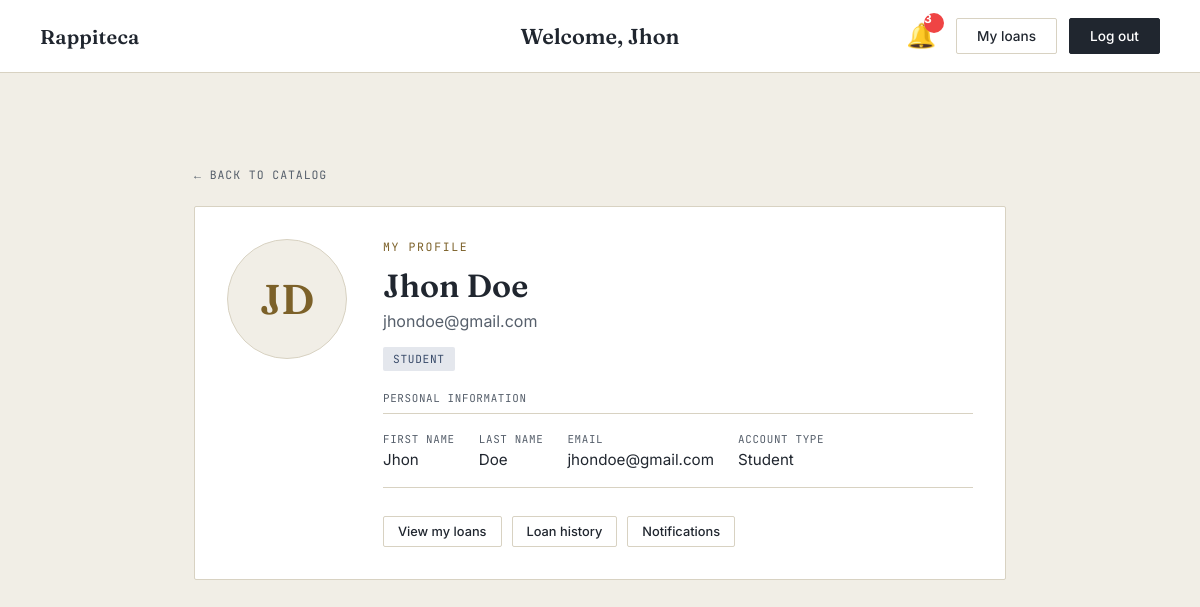
Page /accounts/profile/ (signed in) on the committed database.
### accounts/models.py (models this page shows, shortened)
class User(models.Model):
    name = models.CharField(max_length=100)
    last_name = models.CharField(max_length=100)
    email = models.EmailField(unique=True)
    password = models.CharField(max_length=128)
    role = models.CharField(max_length=5, default='stu')

### accounts/fr21_profile.py (the view)
# urls.py: path('profile/', fr21_profile.profile_view, name='profile'),
def profile_view(request):
    current_user = _usuario_actual(request)
    if not current_user:
        return redirect('login')
    initials = f'{current_user.name[:1]}{current_user.last_name[:1]}'.upper()
    contexto = {
        'current_user': current_user,
        'full_name': f'{current_user.name} {current_user.last_name}'.strip(),
        'initials': initials,
        'role_label': ROLE_LABELS.get(current_user.role, current_user.role),
    }
    return render(request, 'fr21_profile.html', contexto)

### accounts/views.py (called while the page is built)
def _usuario_actual(request):
    current_user = None
    user_id = request.session.get('user_id')
    if user_id:
        try:
            current_user = User.objects.get(id=user_id)
        except User.DoesNotExist:
            request.session.flush()
    return current_user

### accounts/templates/fr21_profile.html (shortened to what this page needs)
{% load static %}
<!DOCTYPE html>
<html lang="en">
<head>
  <link rel="stylesheet" href="{% static 'catalog/css/style.css' %}">
</head>
<body>
  <header class="nav">
    <a href="{% url 'home' %}" class="nav-brand">Rappiteca</a>
    <div class="nav-center">
      <span class="nav-welcome">Welcome, {{ current_user.name }}</span>
    </div>
    <nav class="nav-actions">
      <div class="notification-icon-container">
        <a href="{% url 'notifications' %}" class="notification-icon">
          🔔
          <span class="notification-badge" id="notification-badge" style="display: none;">0</span>
        </a>
      </div>
      {% if current_user.role == 'adm' %}
        <a href="{% url 'gestionar_prestamos' %}" class="btn btn-ghost">Admin panel</a>
      {% else %}
        <a href="{% url 'user_loans' %}" class="btn btn-ghost">My loans</a>
      {% endif %}
      <a href="{% url 'logout' %}" class="btn btn-solid">Log out</a>
    </nav>
  </header>
  <main class="detail-main">
    <a href="{% url 'home' %}" class="detail-back">← Back to catalog</a>
    <div class="detail-card">
      <div class="profile-avatar" aria-hidden="true">{{ initials }}</div>
      <div class="detail-body">
        <p class="eyebrow">My profile</p>
        <h1 class="detail-title">{{ full_name }}</h1>
        <p class="detail-author">{{ current_user.email }}</p>
        <div class="detail-status">
          <span class="status-badge status-info">{{ role_label }}</span>
        </div>
        <h2 class="detail-section-title">Personal information</h2>
        <dl class="detail-facts">
          <div class="detail-fact">
            <dt>First name</dt>
            <dd>{{ current_user.name }}</dd>
          </div>
          <div class="detail-fact">
            <dt>Last name</dt>
            <dd>{{ current_user.last_name }}</dd>
          </div>
          <div class="detail-fact">
            <dt>Email</dt>
            <dd>{{ current_user.email }}</dd>
          </div>
          <div class="detail-fact">
            <dt>Account type</dt>
            <dd>{{ role_label }}</dd>
          </div>
        </dl>
        <div class="detail-actions">
          {% if current_user.role == 'adm' %}
            <a href="{% url 'gestionar_prestamos' %}" class="btn btn-ghost btn-small">Go to admin panel</a>
          {% else %}
            <a href="{% url 'user_loans' %}" class="btn btn-ghost btn-small">View my loans</a>
            <a href="{% url 'loan_history' %}" class="btn btn-ghost btn-small">Loan history</a>
          {% endif %}
          <a href="{% url 'notifications' %}" class="btn btn-ghost btn-small">Notifications</a>
        </div>
      </div>
    </div>
  </main>
</body>
</html>

### catalog/static/catalog/css/style.css (style rules this page uses)
:root { --ink: #20262F; --ink-soft: #565F6B; --paper: #F1EEE6; --paper-raised: #FFFFFF; --brass: #9A7B3C; --brass-deep: #7C6129; --line: #D8D2C2; --radius: 2px; }
* { box-sizing: border-box; }
body { margin: 0; background: var(--paper); color: var(--ink); font-family: 'Inter', sans-serif; min-height: 100vh; }
header.nav { display: flex; align-items: center; justify-content: space-between; padding: 18px 40px; border-bottom: 1px solid var(--line); background: var(--paper-raised); }
.nav-brand { font-family: 'Fraunces', serif; font-size: 1.25rem; font-weight: 600; letter-spacing: 0.01em; color: var(--ink); text-decoration: none; }
.nav-actions { display: flex; gap: 12px; }
.btn { font-family: 'Inter', sans-serif; font-size: 0.85rem; font-weight: 500; padding: 9px 20px; border-radius: var(--radius); text-decoration: none; transition: background 0.15s ease, color 0.15s ease, border-color 0.15s ease; }
.btn-ghost { color: var(--ink); border: 1px solid var(--line); background: transparent; }
.btn-solid { color: #fff; background: var(--ink); border: 1px solid var(--ink); }
main { max-width: 760px; margin: 0 auto; padding: 90px 24px 60px; text-align: center; }
.eyebrow { font-family: 'JetBrains Mono', monospace; font-size: 0.72rem; letter-spacing: 0.14em; text-transform: uppercase; color: var(--brass-deep); margin: 0 0 14px; }
header.nav { display: grid; grid-template-columns: 1fr auto 1fr; align-items: center; padding: 18px 40px; border-bottom: 1px solid var(--line); background: var(--paper-raised); }
.nav-brand { justify-self: start; font-family: 'Fraunces', serif; font-size: 1.25rem; font-weight: 600; letter-spacing: 0.01em; color: var(--ink); text-decoration: none; }
.nav-center { justify-self: center; }
.nav-welcome { font-family: 'Fraunces', serif; font-size: 1.35rem; font-weight: 600; color: var(--ink); }
.nav-actions { justify-self: end; display: flex; align-items: center; gap: 12px; }
.status-badge { font-family: 'JetBrains Mono', monospace; font-size: 0.7rem; letter-spacing: 0.06em; text-transform: uppercase; padding: 5px 10px; border-radius: var(--radius); white-space: nowrap; }
.status-info { background: #E4E7ED; color: #3A4C6B; }
.btn-small { padding: 7px 14px; font-size: 0.8rem; }
.detail-main { max-width: 860px; text-align: left; }
.detail-back { display: inline-block; font-family: 'JetBrains Mono', monospace; font-size: 0.72rem; letter-spacing: 0.08em; text-transform: uppercase; color: var(--ink-soft); text-decoration: none; margin-bottom: 24px; }
.detail-card { display: flex; gap: 36px; align-items: flex-start; background: var(--paper-raised); border: 1px solid var(--line); border-radius: var(--radius); padding: 32px; }
.detail-body { flex: 1; min-width: 0; }
.detail-title { font-family: 'Fraunces', serif; font-size: 2rem; font-weight: 600; line-height: 1.15; margin: 0 0 6px; }
.detail-author { font-size: 1rem; color: var(--ink-soft); margin: 0 0 16px; }
.detail-status { margin-bottom: 24px; }
.detail-facts { display: flex; flex-wrap: wrap; gap: 24px; margin: 0 0 24px; padding: 18px 0; border-top: 1px solid var(--line); border-bottom: 1px solid var(--line); }
.detail-fact dt { font-family: 'JetBrains Mono', monospace; font-size: 0.68rem; letter-spacing: 0.06em; text-transform: uppercase; color: var(--ink-soft); margin-bottom: 4px; }
.detail-fact dd { margin: 0; font-size: 0.95rem; }
.detail-section-title { font-family: 'JetBrains Mono', monospace; font-size: 0.68rem; letter-spacing: 0.06em; text-transform: uppercase; color: var(--ink-soft); font-weight: 400; margin: 0 0 8px; }
.detail-actions { display: flex; flex-wrap: wrap; align-items: center; gap: 10px; margin-top: 28px; }
.profile-avatar { width: 120px; height: 120px; flex-shrink: 0; display: flex; align-items: center; justify-content: center; border: 1px solid var(--line); border-radius: 50%; background: var(--paper); font-family: 'Fraunces', serif; font-size: 2.6rem; font-weight: 600; color: var(--brass-deep); }
.notification-icon-container { position: relative; display: inline-block; margin-right: 8px; }
.notification-icon { font-size: 1.5rem; text-decoration: none; position: relative; line-height: 1; }
.notification-badge { position: absolute; top: -8px; right: -8px; background: #ef4444; color: white; border-radius: 50%; width: 20px; height: 20px; display: flex; align-items: center; justify-content: center; font-size: 0.75rem; font-weight: bold; line-height: 1; }

### rows in the picture
User: name "Jhon", email "jhondoe@gmail.com", last_name "Doe"

### other values in the picture
{{ initials }} "JD"
{{ full_name }} "Jhon Doe"
{{ role_label }} "STUDENT"
{{ role_label }} "Student"
